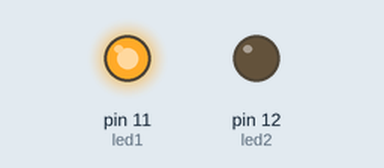
Simulated run of this sketch. Board: Arduino Uno, built with avr-gcc and run on an emulated ATmega328P. Parts: output pins drawn as LEDs (lit = HIGH).

Above: at 1.0 s.
At 3.0 s:
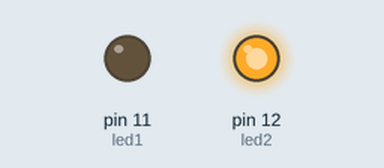
Timing chart, 0 to 5.2 s (numbered marks = the images above):
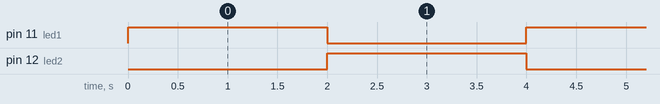

The sketch:

ledBlinking.ino
```cpp
  int led1 = 11;
  int led2 = 12;

void setup() {
  // put your setup code here, to run once:


  pinMode(led1,OUTPUT);
  pinMode(led2,OUTPUT);

}

void loop() {
  // put your main code here, to run repeatedly:
  digitalWrite(led1,HIGH);
  digitalWrite(led2,LOW);
  delay(2000);
  digitalWrite(led2,HIGH);
  digitalWrite(led1,LOW);
  delay(2000);
}
                            
```

Measured:
- by itself, pin 11 (led1), pin 12 (led2): alternates HIGH for 2.0 s and LOW for 2.0 s
